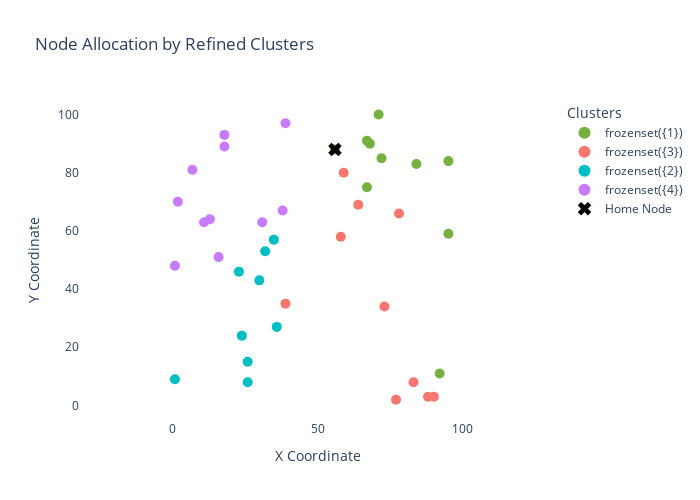

The code cell stored with this chart in its notebook:
### Markdown cell above
- print more info (opening hours, fixed appointments, priority, decisions [removing a node, replacing a node to another day, priority, etc])
- use data to fine tune hyperparameters

evtl:
- Store state and if it was possible to find routes for all solutions iteratively add nodes based on node priority and distance to root node (those further away should be included more likely)
- Test Discrete Priority (must be visited this week; must be visited next week; ...)
- Compare routes with and without overnight stays / large clusters

### Code cell
plot_refined_clusters(refined_clusters, nodes_df, home_node_id=0)

### Figure 1 — Plotly figure (JSON) as saved in the notebook; plotly's stock layout.template omitted (floating-point values rounded to 4 significant figures)
{"data": [{"hoverinfo": "text", "hovertext": ["Node: 0<br>Days: [1, 2, 3, 4, 5, 6, 7]<br>Priority: 0.94 <br>Angle to home: 0.0 <br>Distance to home: 0.0", "Node: 10<br>Days: [1, 2, 3, 4, 5, 6, 7]<br>Priority: 0.68 <br>Angle to home: 38.65980825409009 <br>Distance to home: 19.21", "Node: 12<br>Days: [1, 2, 3, 4, 5, 6, 7]<br>Priority: 0.11 <br>Angle to home: 310.23635830927384 <br>Distance to home: 17.03", "Node: 13<br>Days: [1, 2, 3, 4, 5, 6, 7]<br>Priority: 0.95 <br>Angle to home: 9.462322208025617 <br>Distance to home: 12.17", "Node: 14<br>Days: [1, 2, 3, 4, 5, 6, 7]<br>Priority: 1.00 <br>Angle to home: 323.3658861240326 <br>Distance to home: 48.6", "Node: 16<br>Days: [1, 2, 3, 4, 5, 6, 7]<br>Priority: 0.14 <br>Angle to home: 295.05761541830304 <br>Distance to home: 85.0", "Node: 17<br>Days: [1, 2, 3, 4, 5, 6, 7]<br>Priority: 0.18 <br>Angle to home: 349.87532834460217 <br>Distance to home: 28.44", "Node: 27<br>Days: [1, 2, 3, 4, 5, 6, 7]<br>Priority: 0.38 <br>Angle to home: 354.14398641457103 <br>Distance to home: 39.2", "Node: 31<br>Days: [1, 2, 3, 4, 5, 6, 7]<br>Priority: 0.62 <br>Angle to home: 349.38034472384487 <br>Distance to home: 16.28", "Node: 39<br>Days: [1, 2, 3, 4, 5, 6, 7]<br>Priority: 1.00 <br>Angle to home: 15.255118703057777 <br>Distance to home: 11.4"], "marker": {"color": "#76B041", "size": 10}, "mode": "markers", "name": "frozenset({1})", "type": "scatter", "x": [56, 71, 67, 68, 95, 92, 84, 95, 72, 67], "y": [88, 100, 75, 90, 59, 11, 83, 84, 85, 91]}, {"hoverinfo": "text", "hovertext": ["Node: 1<br>Days: [1, 2, 3, 4, 5, 6, 7]<br>Priority: 1.00 <br>Angle to home: 288.6495387540514 <br>Distance to home: 84.43", "Node: 5<br>Days: [1, 2, 3, 4, 5, 6, 7]<br>Priority: 0.29 <br>Angle to home: 252.21611155730747 <br>Distance to home: 55.66", "Node: 6<br>Days: [1, 2, 3, 4, 5, 6, 7]<br>Priority: 0.53 <br>Angle to home: 291.8014094863518 <br>Distance to home: 91.55", "Node: 8<br>Days: [1, 2, 3, 4, 5, 6, 7]<br>Priority: 0.35 <br>Angle to home: 315.0 <br>Distance to home: 31.11", "Node: 18<br>Days: [1, 2, 3, 4, 5, 6, 7]<br>Priority: 0.33 <br>Angle to home: 292.83365417791754 <br>Distance to home: 20.62", "Node: 21<br>Days: [1, 2, 3, 4, 5, 6, 7]<br>Priority: 1.00 <br>Angle to home: 290.55604521958344 <br>Distance to home: 8.54", "Node: 24<br>Days: [1, 2, 3, 4, 5, 6, 7]<br>Priority: 0.45 <br>Angle to home: 273.81407483429035 <br>Distance to home: 30.07", "Node: 33<br>Days: [1, 2, 3, 4, 5, 6, 7]<br>Priority: 0.22 <br>Angle to home: 283.72229713313357 <br>Distance to home: 88.53", "Node: 34<br>Days: [1, 2, 3, 4, 5, 6, 7]<br>Priority: 0.93 <br>Angle to home: 287.47477425625567 <br>Distance to home: 56.61", "Node: 38<br>Days: [1, 2, 3, 4, 5, 6, 7]<br>Priority: 0.21 <br>Angle to home: 290.62987994612615 <br>Distance to home: 90.82"], "marker": {"color": "#F8766D", "size": 10}, "mode": "markers", "name": "frozenset({3})", "type": "scatter", "x": [83, 39, 90, 78, 64, 59, 58, 77, 73, 88], "y": [8, 35, 3, 66, 69, 80, 58, 2, 34, 3]}, {"hoverinfo": "text", "hovertext": ["Node: 2<br>Days: [1, 2, 3, 4, 5, 6, 7]<br>Priority: 0.14 <br>Angle to home: 239.98163257239094 <br>Distance to home: 51.97", "Node: 3<br>Days: [1, 2, 3, 4, 5, 6, 7]<br>Priority: 0.86 <br>Angle to home: 235.56101069119637 <br>Distance to home: 42.44", "Node: 4<br>Days: [1, 2, 3, 4, 5, 6, 7]<br>Priority: 0.22 <br>Angle to home: 231.84277341263095 <br>Distance to home: 53.41", "Node: 7<br>Days: [1, 2, 3, 4, 5, 6, 7]<br>Priority: 0.38 <br>Angle to home: 235.88552705465872 <br>Distance to home: 37.44", "Node: 9<br>Days: [1, 2, 3, 4, 5, 6, 7]<br>Priority: 0.24 <br>Angle to home: 235.15426658020024 <br>Distance to home: 96.26", "Node: 15<br>Days: [1, 2, 3, 4, 5, 6, 7]<br>Priority: 1.00 <br>Angle to home: 251.84729411334885 <br>Distance to home: 64.2", "Node: 28<br>Days: [1, 2, 3, 4, 5, 6, 7]<br>Priority: 0.71 <br>Angle to home: 249.44395478041653 <br>Distance to home: 85.44", "Node: 35<br>Days: [1, 2, 3, 4, 5, 6, 7]<br>Priority: 0.54 <br>Angle to home: 247.65935204000584 <br>Distance to home: 78.92", "Node: 36<br>Days: [1, 2, 3, 4, 5, 6, 7]<br>Priority: 0.89 <br>Angle to home: 243.43494882292202 <br>Distance to home: 71.55"], "marker": {"color": "#00BFC4", "size": 10}, "mode": "markers", "name": "frozenset({2})", "type": "scatter", "x": [30, 32, 23, 35, 1, 36, 26, 26, 24], "y": [43, 53, 46, 57, 9, 27, 8, 15, 24]}, {"hoverinfo": "text", "hovertext": ["Node: 11<br>Days: [1, 2, 3, 4, 5, 6, 7]<br>Priority: 1.00 <br>Angle to home: 172.50414236027015 <br>Distance to home: 38.33", "Node: 19<br>Days: [1, 2, 3, 4, 5, 6, 7]<br>Priority: 0.25 <br>Angle to home: 198.434948822922 <br>Distance to home: 56.92", "Node: 20<br>Days: [1, 2, 3, 4, 5, 6, 7]<br>Priority: 0.71 <br>Angle to home: 216.0273733851036 <br>Distance to home: 68.01", "Node: 22<br>Days: [1, 2, 3, 4, 5, 6, 7]<br>Priority: 0.50 <br>Angle to home: 209.05460409907715 <br>Distance to home: 51.48", "Node: 23<br>Days: [1, 2, 3, 4, 5, 6, 7]<br>Priority: 0.59 <br>Angle to home: 225.0 <br>Distance to home: 35.36", "Node: 25<br>Days: [1, 2, 3, 4, 5, 6, 7]<br>Priority: 0.62 <br>Angle to home: 188.13010235415598 <br>Distance to home: 49.5", "Node: 26<br>Days: [1, 2, 3, 4, 5, 6, 7]<br>Priority: 1.00 <br>Angle to home: 178.49256424122504 <br>Distance to home: 38.01", "Node: 29<br>Days: [1, 2, 3, 4, 5, 6, 7]<br>Priority: 0.35 <br>Angle to home: 222.76882539196873 <br>Distance to home: 54.49", "Node: 30<br>Days: [1, 2, 3, 4, 5, 6, 7]<br>Priority: 0.67 <br>Angle to home: 229.3987053549955 <br>Distance to home: 27.66", "Node: 32<br>Days: [1, 2, 3, 4, 5, 6, 7]<br>Priority: 0.94 <br>Angle to home: 209.1676133795778 <br>Distance to home: 49.24", "Node: 37<br>Days: [1, 2, 3, 4, 5, 6, 7]<br>Priority: 1.00 <br>Angle to home: 152.10272896905238 <br>Distance to home: 19.24"], "marker": {"color": "#C77CFF", "size": 10}, "mode": "markers", "name": "frozenset({4})", "type": "scatter", "x": [18, 2, 1, 11, 31, 7, 18, 16, 38, 13, 39], "y": [93, 70, 48, 63, 63, 81, 89, 51, 67, 64, 97]}, {"hoverinfo": "text", "hovertext": "Home: Node 0", "marker": {"color": "black", "size": 12, "symbol": "x"}, "mode": "markers", "name": "Home Node", "type": "scatter", "x": [56], "y": [88]}], "layout": {"height": 500, "hovermode": "closest", "legend": {"itemsizing": "constant", "title": {"text": "Clusters"}}, "plot_bgcolor": "white", "title": {"text": "Node Allocation by Refined Clusters"}, "width": 700, "xaxis": {"range": [-5, 105], "title": {"text": "X Coordinate"}}, "yaxis": {"range": [-5, 105], "scaleanchor": "x", "scaleratio": 1, "title": {"text": "Y Coordinate"}}}}
